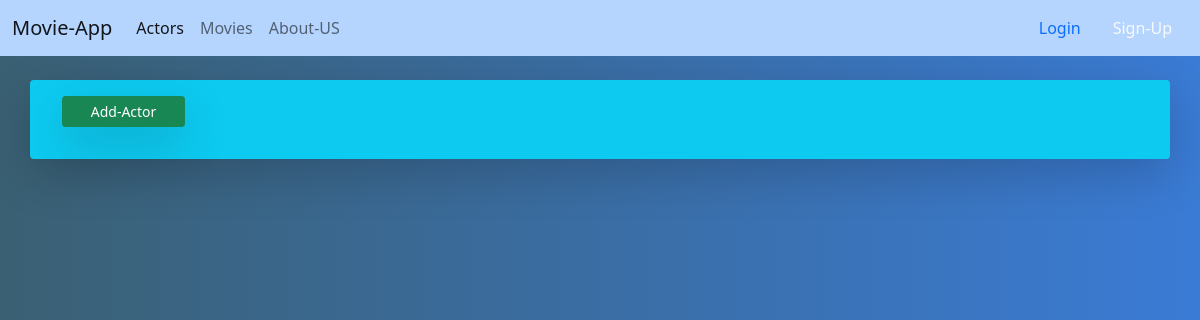
The page /Actors/ on the database as committed earlier.
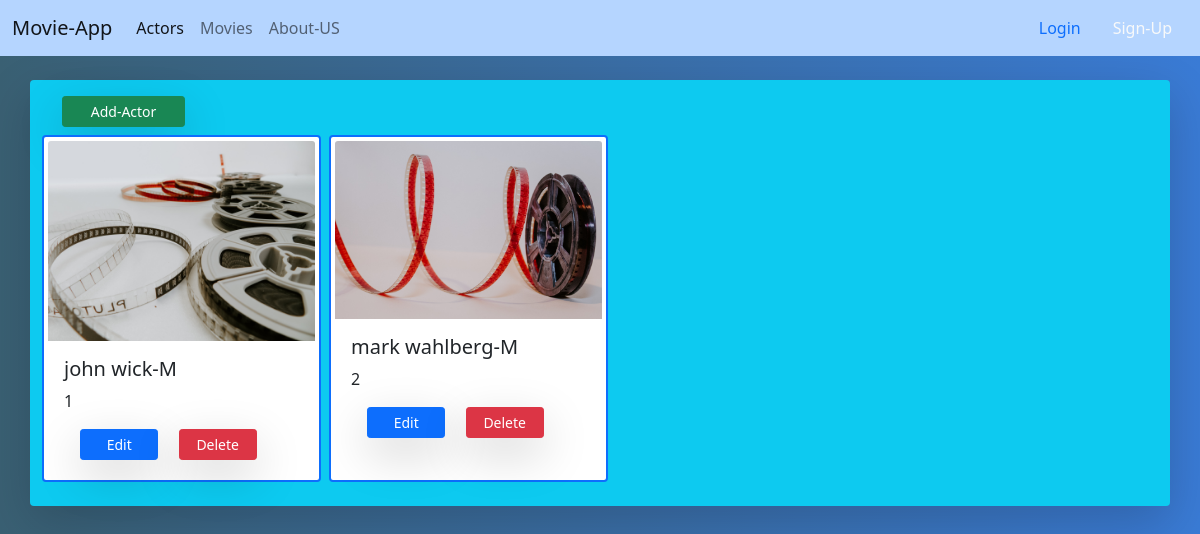
The same page on the database as committed later.
### Actors/models.py (models this page shows, shortened)
class Actor(models.Model):
    GENDER = (('M', 'M'), ('F', 'F'))
    name = models.fields.CharField(max_length=60)
    gender = models.fields.CharField(choices=GENDER, max_length=1, default='M')
    profile_picture = models.ImageField(default='default.png', upload_to='actors')

### Actors/views.py (the view)
# urls.py: path('', views.index, name='all-Actors'),
def index(request):
    actors = Actor.objects.all()
    return render(request, 'Actors/Actors_list.html', {'actors': actors})

### templates/Actors/Actors_list.html (shortened to what this page needs)
{% extends 'base_layout.html'%}
{% block content %}
    <div class="container mt-4 bg-info shadow-lg p-3 mb-5 rounded ">
        <div class="col-4">
            <a class="btn btn-sm btn-success col-4 ms-3 shadow-lg "
               href="{% url 'Actors:create' %}">Add-Actor</a>
        </div>
        <div class="row p-2">
            {% for actor in actors %}
            <div class="card col-3 me-2 border-2 border-primary p-1">
                <img src="{{ actor.profile_picture.url}}" class="card-img-top" alt="...">
                <div class="card-body">
                    <h5 class="card-title">{{actor.name}}-{{actor.gender}}</h5>
                    <p class="card-text">{{ actor.id}}</p>
                    <a class="btn btn-sm btn-primary col-4 ms-3 shadow-lg "
                       href="{% url 'Actors:edit-actor' actor.id  %}">Edit</a>
                    <a class="btn btn-sm btn-danger col-4 ms-3 shadow-lg "
                       href="{% url 'Actors:delete-actor' actor.id  %}">Delete</a>
                </div>
            </div>
            {% endfor%}
        </div>
    </div>
{% endblock %}

### templates/base_layout.html (shortened to what this page needs)
{% load static  %}
<!DOCTYPE html>
<html lang="en">
<head>
    <link rel="stylesheet" href="{% static 'styles.css' %}">
    <link href="https://cdn.jsdelivr.net/npm/bootstrap@5.1.3/dist/css/bootstrap.min.css" rel="stylesheet">
</head>
<body>
{% include 'navbar.html' %}
{% block content %} {% endblock %}
</body>
</html>

### templates/navbar.html (shortened to what this page needs)
<nav class="navbar navbar-expand-lg navbar-light" style="background-color: #b5d5ff;">
  <div class="container-fluid">
    <a class="navbar-brand" href="/">Movie-App</a>
    <div class="collapse navbar-collapse" id="navbarNav">
      <ul class="navbar-nav">
        <li class="nav-item">
          <a class="nav-link active" aria-current="page" href="{% url 'Actors:all-Actors' %}">Actors</a>
        </li>
        <li class="nav-item">
          <a class="nav-link" href="{% url 'Movies:all-Movies' %}">Movies</a>
        </li>
        <li class="nav-item">
          <a class="nav-link" href="#">About-US</a>
        </li>
      </ul>
    </div>
 {% if request.user.is_authenticated %}
    <h5>Hello {{user.username}}</h5>
    <a  class="nav-link" href="{% url 'logout' %}">LogOut</a>
    {% else %}
       <a  class="nav-link" href="{% url 'login' %}">Login</a>
       <a  class="nav-link text-light" href="{% url 'accounts:signup' %}">Sign-Up</a>
{% endif %}
  </div>
</nav>

### assets/styles.css (style rules this page uses)
body { background: #3a7bd5; background: -webkit-linear-gradient(to right, #3a6073, #3a7bd5); background: linear-gradient(to right, #3a6073, #3a7bd5); }

Rows that differ between the two databases and show on the page:
added Actor: profile_picture (picture), name "john wick", gender "M", id "1"
added Actor: profile_picture (picture), name "mark wahlberg", gender "M", id "2"
